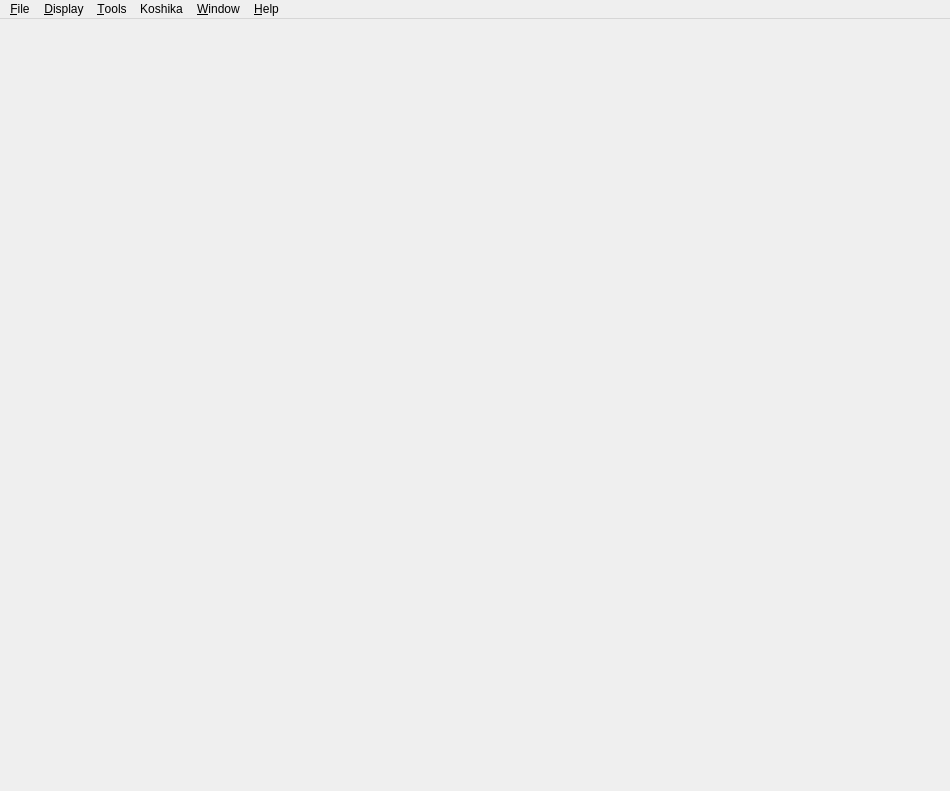
<?xml version="1.0" encoding="UTF-8"?>
<ui version="4.0">
 <class>Mayo::MainWindow</class>
 <widget class="QMainWindow" name="Mayo::MainWindow">
  <property name="geometry">
   <rect>
    <x>0</x>
    <y>0</y>
    <width>950</width>
    <height>791</height>
   </rect>
  </property>
  <property name="windowTitle">
   <string>Mayo</string>
  </property>
  <widget class="QWidget" name="centralWidget">
   <layout class="QVBoxLayout" name="verticalLayout_4">
    <property name="spacing">
     <number>0</number>
    </property>
    <property name="leftMargin">
     <number>0</number>
    </property>
    <property name="topMargin">
     <number>0</number>
    </property>
    <property name="rightMargin">
     <number>0</number>
    </property>
    <property name="bottomMargin">
     <number>0</number>
    </property>
    <item>
     <widget class="QStackedWidget" name="stack_Main">
      <property name="currentIndex">
       <number>-1</number>
      </property>
     </widget>
    </item>
   </layout>
  </widget>
  <widget class="QMenuBar" name="menuBar">
   <property name="geometry">
    <rect>
     <x>0</x>
     <y>0</y>
     <width>950</width>
     <height>26</height>
    </rect>
   </property>
   <widget class="QMenu" name="menu_File">
    <property name="title">
     <string>&amp;File</string>
    </property>
   </widget>
   <widget class="QMenu" name="menu_Help">
    <property name="title">
     <string>&amp;Help</string>
    </property>
   </widget>
   <widget class="QMenu" name="menu_Tools">
    <property name="title">
     <string>&amp;Tools</string>
    </property>
   </widget>
   <widget class="QMenu" name="menu_Window">
    <property name="title">
     <string>&amp;Window</string>
    </property>
    <addaction name="separator"/>
   </widget>
   <widget class="QMenu" name="menu_Display">
    <property name="title">
     <string>&amp;Display</string>
    </property>
   </widget>
   <widget class="QMenu" name="menuKoshika">
    <property name="title">
     <string>Koshika</string>
    </property>
   </widget>
   <addaction name="menu_File"/>
   <addaction name="menu_Display"/>
   <addaction name="menu_Tools"/>
   <addaction name="menuKoshika"/>
   <addaction name="menu_Window"/>
   <addaction name="menu_Help"/>
  </widget>
 </widget>
 <layoutdefault spacing="6" margin="11"/>
 <resources/>
 <connections/>
</ui>
